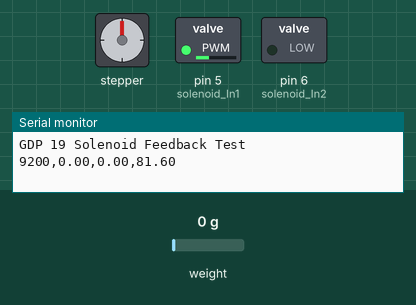
A sketch run on a simulated Arduino Uno, built with avr-gcc and run on an emulated ATmega328P. Shown: stepper motor, switched loads named in the sketch (green lamp = pin HIGH), the last lines printed to the serial monitor. Wiring (inferred from the names in the program): stepper motor driver (200 steps per turn assumed): step pin 9; direction pin 8. The test bench sets the inputs (shaded band); at power-on: weight on the scale 0 g.

Above: at 9.3 s.
At 10.3 s:
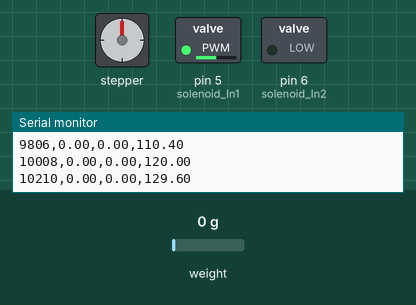
10.4 s: weight on the scale set to 100 g
At 11.6 s:
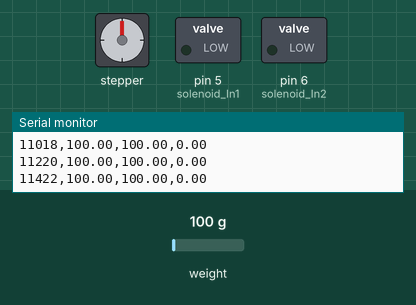
Timing chart, 0 to 13.4 s (numbered marks = the images above; inputs shaded):
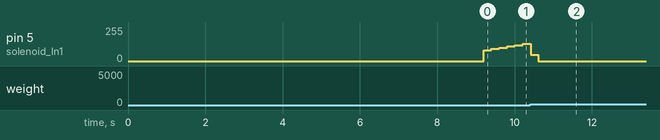

The sketch:

GDP19_PID.ino
```cpp
#include "HX711.h"
#include <PID_v1.h>

#define LOADCELL_SCK_PIN  2
#define LOADCELL_DOUT_PIN  3

const int solenoid_In1 = 5;
const int solenoid_In2 = 6;

const int dirPin = 8;
const int stepPin = 9;

// Load Cell
HX711 scale;
float calibration_factor = -43765 / 9.81; // for newtons

// PID
double Setpoint, Input, Output;
double Kp=2.4, Ki=3.2, Kd=0;
PID myPID(&Input, &Output, &Setpoint, Kp, Ki, Kd, DIRECT);

// Moving Window
const int mw_size = 3;
float array[mw_size] = {0};
float total = 0;
int mw_i = 0;
int count = 0;

// Declarations
float movingwindow(float);

void setup() {
    // solenoid
  pinMode(solenoid_In1, OUTPUT);
  pinMode(solenoid_In2, OUTPUT);

  // stepper
  pinMode(stepPin,OUTPUT);
  pinMode(dirPin,OUTPUT);

  // load cell
  Serial.begin(115200);
  Serial.println("GDP 19 Solenoid Feedback Test");

  scale.begin(LOADCELL_DOUT_PIN, LOADCELL_SCK_PIN);
  scale.set_scale(calibration_factor); //This value is obtained by using the SparkFun_HX711_Calibration sketch
  scale.tare();	//Assuming there is no weight on the scale at start up, reset the scale to 0

  delay(7000);
  digitalWrite(solenoid_In2, LOW);
  scale.tare();
  Setpoint = 30;
  Input = scale.get_units();
  // myPID.SetOutputLimits(0, 255);
  // myPID.SetSampleTime(50); // 50 ms
  myPID.SetMode(AUTOMATIC);
}

void loop() {
  Input = movingwindow(scale.get_units());
  myPID.Compute();
  analogWrite(solenoid_In1, Output);
  Serial.print(millis());
  Serial.print(",");
  Serial.print(scale.get_units());
  Serial.print(",");
  Serial.print(Input);
  Serial.print(",");
  Serial.println(Output);

}

// moving window filter function - I need to reset the array every time a new command is called?
float movingwindow(float new_value) {
  total -=array[mw_i];
  total += new_value;
  array[mw_i] = new_value;
  mw_i = (mw_i+1) % mw_size;
  if (count < mw_size){
    count++;
  }
  return total/count;
}
```
